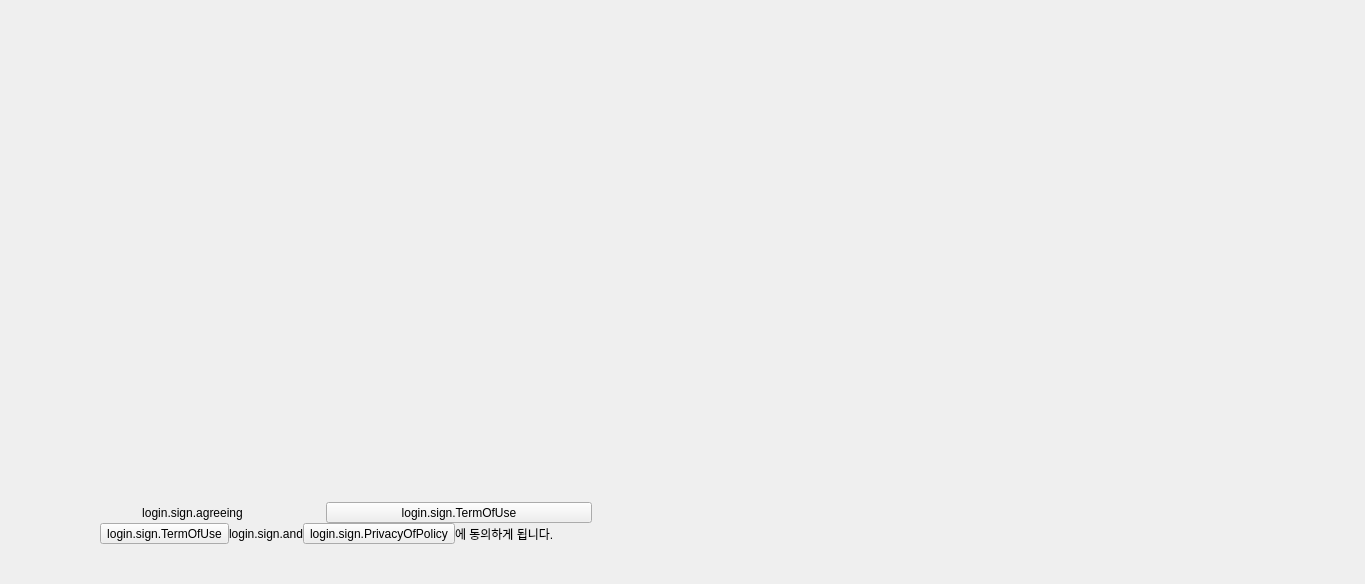
<?xml version="1.0" encoding="UTF-8"?>
<ui version="4.0">
 <class>LoginBackgroundView</class>
 <widget class="QFrame" name="LoginBackgroundView">
  <property name="geometry">
   <rect>
    <x>0</x>
    <y>0</y>
    <width>1365</width>
    <height>584</height>
   </rect>
  </property>
  <property name="minimumSize">
   <size>
    <width>752</width>
    <height>447</height>
   </size>
  </property>
  <property name="windowTitle">
   <string>Form</string>
  </property>
  <layout class="QGridLayout" name="gridLayout">
   <property name="leftMargin">
    <number>0</number>
   </property>
   <property name="topMargin">
    <number>0</number>
   </property>
   <property name="rightMargin">
    <number>0</number>
   </property>
   <property name="bottomMargin">
    <number>0</number>
   </property>
   <property name="spacing">
    <number>0</number>
   </property>
   <item row="0" column="0">
    <layout class="QVBoxLayout" name="verticalLayout">
     <property name="spacing">
      <number>0</number>
     </property>
     <property name="leftMargin">
      <number>0</number>
     </property>
     <property name="rightMargin">
      <number>0</number>
     </property>
     <item>
      <layout class="QHBoxLayout" name="horizontalLayout_4">
       <item>
        <spacer name="verticalSpacer">
         <property name="orientation">
          <enum>Qt::Vertical</enum>
         </property>
         <property name="sizeType">
          <enum>QSizePolicy::MinimumExpanding</enum>
         </property>
         <property name="sizeHint" stdset="0">
          <size>
           <width>20</width>
           <height>89</height>
          </size>
         </property>
        </spacer>
       </item>
      </layout>
     </item>
     <item>
      <layout class="QHBoxLayout" name="horizontalLayout_2">
       <property name="spacing">
        <number>0</number>
       </property>
       <property name="leftMargin">
        <number>74</number>
       </property>
       <property name="rightMargin">
        <number>63</number>
       </property>
       <item>
        <widget class="QLabel" name="loginPrismLogoLabel">
         <property name="text">
          <string/>
         </property>
         <property name="alignment">
          <set>Qt::AlignCenter</set>
         </property>
        </widget>
       </item>
      </layout>
     </item>
     <item>
      <spacer name="verticalSpacer_2">
       <property name="orientation">
        <enum>Qt::Vertical</enum>
       </property>
       <property name="sizeType">
        <enum>QSizePolicy::MinimumExpanding</enum>
       </property>
       <property name="sizeHint" stdset="0">
        <size>
         <width>0</width>
         <height>113</height>
        </size>
       </property>
      </spacer>
     </item>
     <item>
      <layout class="QHBoxLayout" name="horizontalLayout_3">
       <property name="spacing">
        <number>0</number>
       </property>
       <property name="leftMargin">
        <number>0</number>
       </property>
       <property name="rightMargin">
        <number>0</number>
       </property>
       <item>
        <spacer name="horizontalSpacer_2">
         <property name="orientation">
          <enum>Qt::Horizontal</enum>
         </property>
         <property name="sizeType">
          <enum>QSizePolicy::Preferred</enum>
         </property>
         <property name="sizeHint" stdset="0">
          <size>
           <width>59</width>
           <height>20</height>
          </size>
         </property>
        </spacer>
       </item>
       <item>
        <widget class="QLabel" name="loginPrismInfoLabel">
         <property name="sizePolicy">
          <sizepolicy hsizetype="Preferred" vsizetype="Preferred">
           <horstretch>0</horstretch>
           <verstretch>0</verstretch>
          </sizepolicy>
         </property>
         <property name="minimumSize">
          <size>
           <width>0</width>
           <height>15</height>
          </size>
         </property>
         <property name="text">
          <string>login.sign.agreeing</string>
         </property>
         <property name="textFormat">
          <enum>Qt::AutoText</enum>
         </property>
         <property name="alignment">
          <set>Qt::AlignCenter</set>
         </property>
        </widget>
       </item>
       <item>
        <widget class="QToolButton" name="loginTermsOfUseBtn2">
         <property name="sizePolicy">
          <sizepolicy hsizetype="Preferred" vsizetype="Preferred">
           <horstretch>0</horstretch>
           <verstretch>0</verstretch>
          </sizepolicy>
         </property>
         <property name="text">
          <string>login.sign.TermOfUse</string>
         </property>
         <property name="toolButtonStyle">
          <enum>Qt::ToolButtonTextOnly</enum>
         </property>
         <property name="autoRaise">
          <bool>false</bool>
         </property>
        </widget>
       </item>
       <item>
        <spacer name="horizontalSpacer_3">
         <property name="orientation">
          <enum>Qt::Horizontal</enum>
         </property>
         <property name="sizeType">
          <enum>QSizePolicy::Preferred</enum>
         </property>
         <property name="sizeHint" stdset="0">
          <size>
           <width>42</width>
           <height>20</height>
          </size>
         </property>
        </spacer>
       </item>
      </layout>
     </item>
     <item>
      <layout class="QHBoxLayout" name="horizontalLayout">
       <property name="spacing">
        <number>0</number>
       </property>
       <property name="leftMargin">
        <number>0</number>
       </property>
       <property name="rightMargin">
        <number>80</number>
       </property>
       <property name="bottomMargin">
        <number>40</number>
       </property>
       <item>
        <spacer name="horizontalSpacer">
         <property name="orientation">
          <enum>Qt::Horizontal</enum>
         </property>
         <property name="sizeType">
          <enum>QSizePolicy::Preferred</enum>
         </property>
         <property name="sizeHint" stdset="0">
          <size>
           <width>100</width>
           <height>10</height>
          </size>
         </property>
        </spacer>
       </item>
       <item>
        <widget class="QToolButton" name="loginTermsOfUseBtn">
         <property name="sizePolicy">
          <sizepolicy hsizetype="Preferred" vsizetype="Preferred">
           <horstretch>0</horstretch>
           <verstretch>0</verstretch>
          </sizepolicy>
         </property>
         <property name="text">
          <string>login.sign.TermOfUse</string>
         </property>
         <property name="toolButtonStyle">
          <enum>Qt::ToolButtonTextOnly</enum>
         </property>
         <property name="autoRaise">
          <bool>false</bool>
         </property>
        </widget>
       </item>
       <item>
        <widget class="QLabel" name="loginAndLabel">
         <property name="sizePolicy">
          <sizepolicy hsizetype="Preferred" vsizetype="Preferred">
           <horstretch>0</horstretch>
           <verstretch>0</verstretch>
          </sizepolicy>
         </property>
         <property name="text">
          <string>login.sign.and</string>
         </property>
         <property name="alignment">
          <set>Qt::AlignCenter</set>
         </property>
        </widget>
       </item>
       <item>
        <widget class="QToolButton" name="loginPrivacyPolicyBtn">
         <property name="sizePolicy">
          <sizepolicy hsizetype="Preferred" vsizetype="Preferred">
           <horstretch>0</horstretch>
           <verstretch>0</verstretch>
          </sizepolicy>
         </property>
         <property name="text">
          <string>login.sign.PrivacyOfPolicy</string>
         </property>
         <property name="toolButtonStyle">
          <enum>Qt::ToolButtonTextOnly</enum>
         </property>
         <property name="autoRaise">
          <bool>false</bool>
         </property>
        </widget>
       </item>
       <item>
        <widget class="QLabel" name="loginEndLabel">
         <property name="text">
          <string>에 동의하게 됩니다.</string>
         </property>
        </widget>
       </item>
      </layout>
     </item>
    </layout>
   </item>
   <item row="0" column="1">
    <widget class="QStackedWidget" name="loginMainStackedWidget"/>
   </item>
  </layout>
 </widget>
 <resources/>
 <connections/>
</ui>
